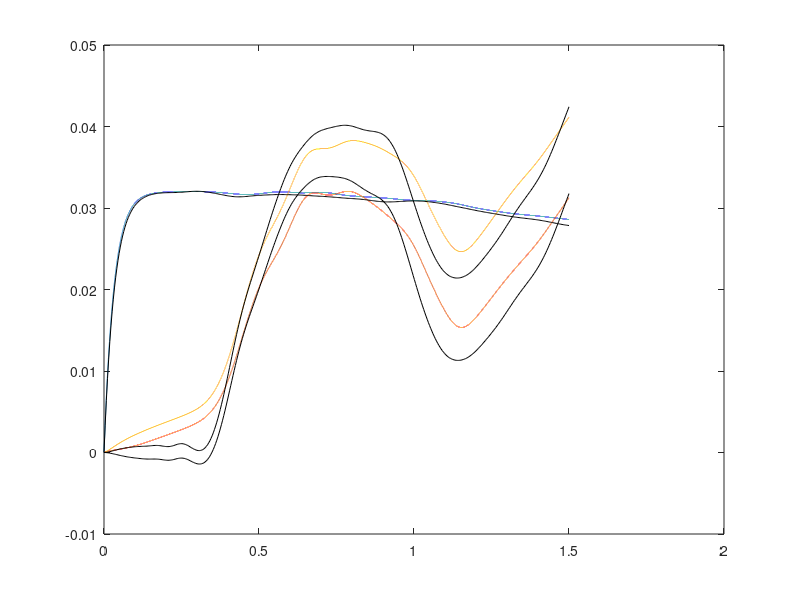

MATLAB code to generate this figure:
clear;   

ss1=load('Displacment_X_top_right1.txt');
ss2=load('Displacment_Y_top_right1.txt');
ss3=load('C11.txt');
ss4=load('C22.txt');
ss16=load('Stresses_Maxwell_etaEq1by25_C11.txt');
ss26=load('Stresses_Maxwell_etaEq1by25_C12.txt');
ss36=load('Stresses_Maxwell_etaEq1by25_C22.txt');

ss46=load('top_right_x_etaEq1by25.txt');
ss56=load('top_right_y_etaEq1by25.txt');

ss7=load('Cauchy_stresses_1_1_MIDDLE_SPECTACULAR.txt');
ss8=load('Cauchy_stresses_1_2_MIDDLE_SPECTACULAR.txt');
ss9=load('Cauchy_stresses_2_2_MIDDLE_SPECTACULAR.txt');
ss10=load('ouput_x_41_r_8.txt');
ss5=load('output_C.txt');
ss11=load('output_C_41_r_8.txt');
ss6=load('output_x.txt');
 
%scatter(ss1(:,1),ss1(:,2));
%plot( ss10(:,3), ss10(:,1),'b', ss10(:,3), ss10(:,2),'b',ss6(:,3), ss6(:,1),'r', ss6(:,3), ss6(:,2),'r',ss1(:,2), ss1(:,3),'k', ss2(:,2), ss2(:,3),'k');
%subplot(1,2,1);
%plot( ss5(:,4), ss5(:,1),ss5(:,4), ss5(:,3),ss5(:,4),ss5(:,2),ss3(:,2), ss3(:,3),'k',ss4(:,2), ss4(:,3),'k');
%plot( ss11(:,4), ss11(:,1),'b',ss11(:,4), ss11(:,3),'b',ss11(:,4),ss11(:,2),'b',ss5(:,4), ss5(:,1),'r',ss5(:,4), ss5(:,3),'r',ss5(:,4),ss5(:,2),'r',ss7(:,2), ss7(:,3),'k',ss8(:,2), ss8(:,3),'k',ss9(:,2), ss9(:,3),'k');
%  subplot(1,2,2);


plot( ss5(:,4), ss5(:,1),ss5(:,4), ss5(:,3),ss5(:,4),ss5(:,2),ss16(:,2), ss16(:,3),'k',ss26(:,2), ss26(:,3),'k',ss36(:,2), ss36(:,3),'k');
%axis([0 1.5 0 0.05]);
%subplot(1,2,1);
%plot(ss6(:,3), ss6(:,1),'r', ss6(:,3), ss6(:,2),'r',ss46(:,2),ss46(:,3),'k',ss56(:,2),ss56(:,3),'k');
%axis([0 1.5 0 1.5]);
%subplot(1,2,2);
%pause(0.0000001);   




